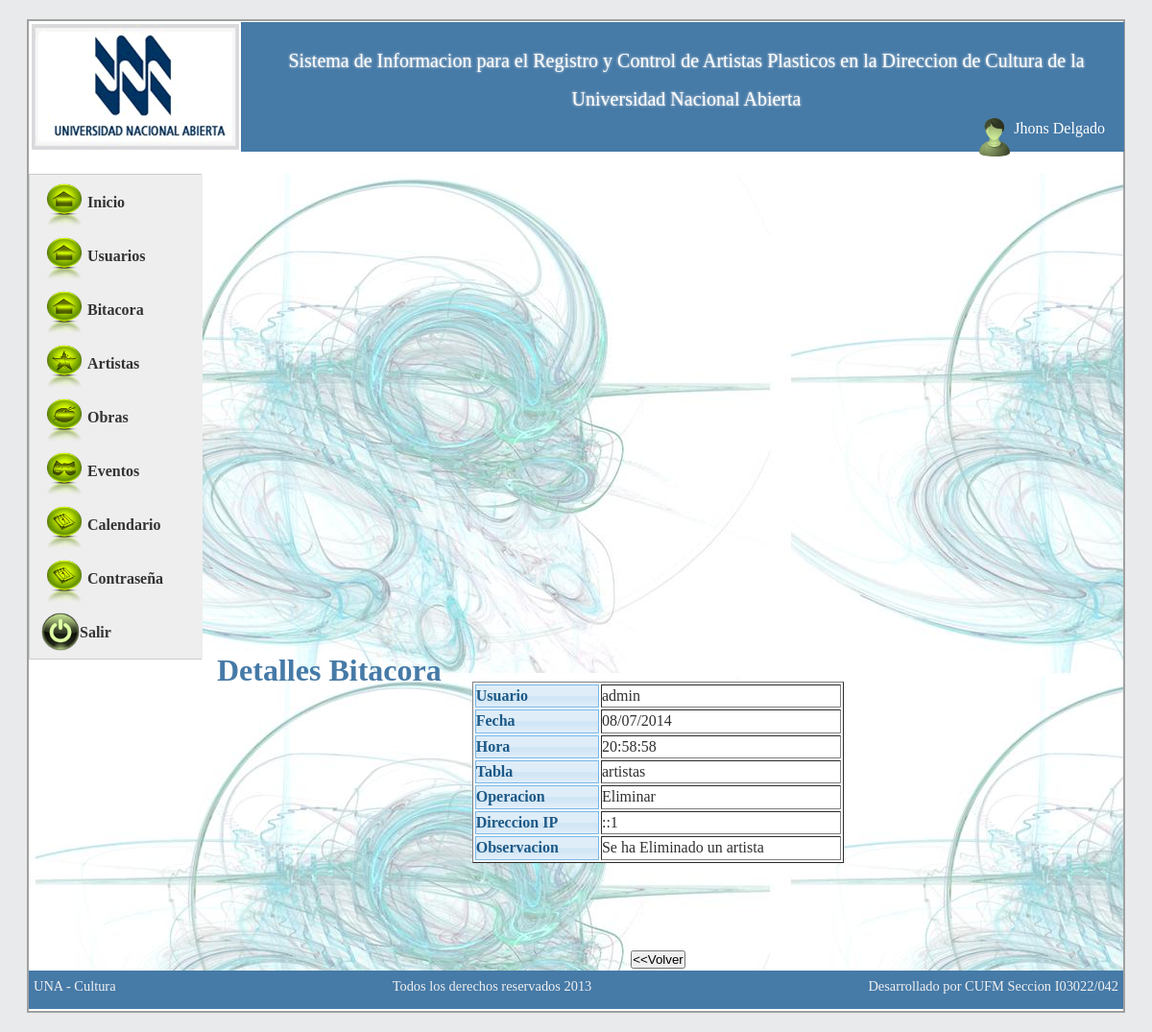
Page /sistema/controller/detalle_bitacora.php?id=70 (signed in) on the committed database.
### tables this page shows
CREATE TABLE IF NOT EXISTS `usuarios` (
  `id_usuarios` int(11) NOT NULL AUTO_INCREMENT,
  `usuario` varchar(50) NOT NULL,
  `clave` text NOT NULL,
  `estatus` int(1) NOT NULL,
  `usuario_reg` int(11) NOT NULL,
  `fecha_reg` date NOT NULL,
  `hora_reg` time NOT NULL,
  `usuario_mod` int(11) NOT NULL,
  `fecha_mod` date NOT NULL,
  `hora_mod` time NOT NULL,
  `intentos` int(11) NOT NULL,
  `tipo` varchar(10) NOT NULL,
  `nombre` varchar(100) NOT NULL,
  `apellido` varchar(100) NOT NULL,
  `tipo_cedula` varchar(1) NOT NULL,
  `num_cedula` int(11) NOT NULL,
  `email` varchar(100) DEFAULT NULL,
  `telefono` varchar(11) DEFAULT NULL,
  `cambioclave` varchar(1) NOT NULL DEFAULT 's',
  `session` int(11) NOT NULL DEFAULT '0',
  PRIMARY KEY (`id_usuarios`),
  UNIQUE KEY `usuario` (`usuario`),
  KEY `estatus` (`estatus`)
);

CREATE TABLE IF NOT EXISTS `bitacora` (
  `id_bitacora` int(11) NOT NULL AUTO_INCREMENT,
  `usuario` int(11) NOT NULL,
  `fecha_reg` date NOT NULL,
  `hora_reg` time NOT NULL,
  `tabla` varchar(100) NOT NULL,
  `operacion` varchar(20) NOT NULL,
  `observacion` text NOT NULL,
  `direccion_ip` varchar(100) NOT NULL,
  PRIMARY KEY (`id_bitacora`)
);

### sistema/controller/detalle_bitacora.php (called while the page is built, shortened)
<?php
include '../model/index.php';
if (isset($_GET['id'])) {
    $id_bitacora = $_GET['id'];
    $bitacora  = new Bitacora();
    $lista = $bitacora->detalle($id_bitacora);
} else {
    $ruta = '../views/index.php';
}
include '../web/layout/index.php';
?>

### sistema/model/BDculturaconexion.php (called while the page is built, shortened)
<?php
class BDculturaconexion {
    private $conexion;
    public function conectar() {
        if (!isset($this->conexion)) {
            $this->conexion = (mysql_connect("localhost", "root", "12345678")) or die(mysql_error());
        }
    }
    public function ejecutarsql($sql) {
        $resultado = mysql_query($sql, $this->conexion);
        return $resultado;
    }
}
?>

### sistema/model/Usuarios.php (called while the page is built, shortened)
<?php
class Usuarios extends BDculturaconexion {
    public function detalle($id) {
        $sql = "Select * from usuarios WHERE id_usuarios = '$id'";
        $consulta = $this->ejecutarsql($sql);
        return $consulta;
    }
    public function detalle2($id) {
        $sql = "select * from usuarios WHERE id_usuarios = '$id'";
        $consulta = $this->ejecutarsql($sql);
        $consulta = mysql_fetch_array($consulta);
        return $consulta;
    }
}
?>

### sistema/model/Bitacora.php (called while the page is built, shortened)
<?php
class Bitacora extends BDculturaconexion {
         public function detalle($id) {
        $sql = "select * from bitacora WHERE id_bitacora = '$id'";
        $consulta = $this->ejecutarsql($sql);
        $consulta = mysql_fetch_array($consulta);
        return $consulta;
    }
}
?>

### sistema/model/index.php (called while the page is built, shortened)
<?php
include '../model/BDculturaconexion.php';
include '../model/Usuarios.php';
include '../model/EventosObras.php';
include '../model/Bitacora.php';
function Ajustefecha($fecha) {
    if ($fecha != '') {
        $fecha = date('d/m/Y', strtotime($fecha));
        return $fecha;
    } else {
        return '';
    }
}
?>

### sistema/views/bitacora/_detalle.php (the view)
<?php $class_usuario = new Usuarios(); ?>
<table width="40%" style="background-color: #FFF;" border="1">
    <tr>
        <td class="ui-state-hover" >
            <strong>Usuario</strong>
        </td>
        <td>
            <?php $valor_usuario = $class_usuario->detalle2($lista['usuario']);
            echo $valor_usuario['usuario'];
            ?>
        </td>
    </tr>
    <tr>
        <td class="ui-state-hover" >
            <strong>Fecha</strong>
        </td>
        <td>
<?php echo Ajustefecha($lista['fecha_reg']); ?>
        </td>
    </tr>
    <tr>
        <td class="ui-state-hover" >
            <strong>Hora</strong>
        </td>
        <td>
<?php echo $lista['hora_reg']; ?>
        </td>
    </tr>
    <tr>
        <td class="ui-state-hover" >
            <strong>Tabla</strong>
        </td>
        <td>
<?php echo $lista['tabla']; ?>
        </td>
    </tr>
    <tr>
        <td class="ui-state-hover" >
            <strong>Operacion</strong>
        </td>
        <td>
<?php echo $lista['operacion']; ?>
        </td>
    </tr>
    <tr>
        <td class="ui-state-hover" >
            <strong>Direccion IP</strong>
        </td>
        <td>
<?php echo $lista['direccion_ip']; ?>
        </td>
    </tr>
    <tr>
        <td class="ui-state-hover" >
            <strong>Observacion</strong>
        </td>
        <td>
<?php echo $lista['observacion']; ?>
        </td>
    </tr>
</table>
<br /><br />

### sistema/web/layout/header.php
<div id="header">
    <div style="width: 20%; float: left">
        <img src="../web/image/logo.png" alt="logo" />
    </div>
    <div style="width: 80%; float: right;">
        <p style="font-size: 20px; line-height: 40px; text-align: center; margin-left: 30px; margin-right: 30px; margin-top: 20px; text-shadow: 0px 0px 3px #F2F2F2;" >
            Sistema de Informacion para el Registro y Control de Artistas Plasticos en la Direccion de Cultura de la Universidad Nacional Abierta
        </p>
 <?php
        if ($_SESSION['usuario'] != '') {
            ?>
    <div style="color: #FFF; font-size: 16px; width: 200px; float: right; margin-right: 20px;" >
        <?php
        $id = @$_SESSION['usuario'];
        $user = new Usuarios();
        $usuario = $user->detalle($id);
        $usuario = mysql_fetch_array($usuario);
        ?>
        <div style="float: right;">
        <p style="float: right;"> <span style="margin-top: 1px;"><?php echo ucfirst($usuario['nombre']) . ' ' . ucfirst($usuario['apellido']); ?></span>   </p>
           </div>
        <div style="float: right;" ><img src="../web/css/images/usuario.png" width="40" /></div>
    </div>
        <?php } ?>
    </div>
</div>

### sistema/web/css/style_plantilla.css (style rules this page uses)
body { Tahoma,Arial,sans-serif;line-height:1.4em;text-align:center;color:#303030;background:#e8eaec }
* { margin:0;padding:0 }
#header { height:135px;width:100%;margin:0 1px 1px 1px;background:#467aa7;color:#fff }

### rows in the picture
usuarios: nombre "Jhons", apellido "Delgado", usuario "admin"
bitacora: fecha_reg "08/07/2014", hora_reg "20:58:58", tabla "artistas", operacion "Eliminar", direccion_ip "::1", observacion "Se ha Eliminado un artista"
